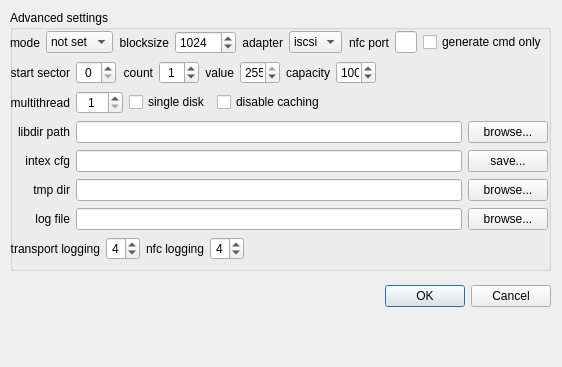
<?xml version="1.0" encoding="UTF-8"?>
<ui version="4.0">
 <class>Advanced</class>
 <widget class="QDialog" name="Advanced">
  <property name="geometry">
   <rect>
    <x>0</x>
    <y>0</y>
    <width>562</width>
    <height>367</height>
   </rect>
  </property>
  <property name="windowTitle">
   <string>Advanced</string>
  </property>
  <widget class="QDialogButtonBox" name="buttonBox">
   <property name="geometry">
    <rect>
     <x>10</x>
     <y>280</y>
     <width>541</width>
     <height>32</height>
    </rect>
   </property>
   <property name="orientation">
    <enum>Qt::Horizontal</enum>
   </property>
   <property name="standardButtons">
    <set>QDialogButtonBox::Cancel|QDialogButtonBox::Ok</set>
   </property>
  </widget>
  <widget class="QGroupBox" name="groupBox">
   <property name="geometry">
    <rect>
     <x>10</x>
     <y>10</y>
     <width>541</width>
     <height>261</height>
    </rect>
   </property>
   <property name="title">
    <string>Advanced settings</string>
   </property>
   <widget class="QWidget" name="layoutWidget">
    <property name="geometry">
     <rect>
      <x>0</x>
      <y>20</y>
      <width>538</width>
      <height>232</height>
     </rect>
    </property>
    <layout class="QVBoxLayout" name="verticalLayout">
     <item>
      <layout class="QHBoxLayout" name="horizontalLayout">
       <item>
        <widget class="QLabel" name="modeLabel">
         <property name="sizePolicy">
          <sizepolicy hsizetype="Preferred" vsizetype="Preferred">
           <horstretch>0</horstretch>
           <verstretch>0</verstretch>
          </sizepolicy>
         </property>
         <property name="text">
          <string>mode</string>
         </property>
         <property name="alignment">
          <set>Qt::AlignRight|Qt::AlignTrailing|Qt::AlignVCenter</set>
         </property>
         <property name="wordWrap">
          <bool>false</bool>
         </property>
         <property name="margin">
          <number>3</number>
         </property>
        </widget>
       </item>
       <item>
        <widget class="QComboBox" name="modeCombo">
         <property name="sizePolicy">
          <sizepolicy hsizetype="Preferred" vsizetype="Fixed">
           <horstretch>0</horstretch>
           <verstretch>0</verstretch>
          </sizepolicy>
         </property>
         <item>
          <property name="text">
           <string>not set</string>
          </property>
         </item>
         <item>
          <property name="text">
           <string>nbd</string>
          </property>
         </item>
         <item>
          <property name="text">
           <string>nbdssl</string>
          </property>
         </item>
         <item>
          <property name="text">
           <string>hotadd</string>
          </property>
         </item>
         <item>
          <property name="text">
           <string>san</string>
          </property>
         </item>
        </widget>
       </item>
       <item>
        <widget class="QLabel" name="blocksizeLabel">
         <property name="sizePolicy">
          <sizepolicy hsizetype="Preferred" vsizetype="Preferred">
           <horstretch>0</horstretch>
           <verstretch>0</verstretch>
          </sizepolicy>
         </property>
         <property name="text">
          <string>blocksize</string>
         </property>
         <property name="alignment">
          <set>Qt::AlignRight|Qt::AlignTrailing|Qt::AlignVCenter</set>
         </property>
         <property name="wordWrap">
          <bool>false</bool>
         </property>
         <property name="margin">
          <number>3</number>
         </property>
        </widget>
       </item>
       <item>
        <widget class="QSpinBox" name="blocksizeSpin">
         <property name="sizePolicy">
          <sizepolicy hsizetype="Minimum" vsizetype="Fixed">
           <horstretch>0</horstretch>
           <verstretch>0</verstretch>
          </sizepolicy>
         </property>
         <property name="maximum">
          <number>10240</number>
         </property>
         <property name="value">
          <number>1024</number>
         </property>
        </widget>
       </item>
       <item>
        <widget class="QLabel" name="adapterLabel">
         <property name="sizePolicy">
          <sizepolicy hsizetype="Preferred" vsizetype="Preferred">
           <horstretch>0</horstretch>
           <verstretch>0</verstretch>
          </sizepolicy>
         </property>
         <property name="text">
          <string>adapter</string>
         </property>
         <property name="alignment">
          <set>Qt::AlignRight|Qt::AlignTrailing|Qt::AlignVCenter</set>
         </property>
         <property name="wordWrap">
          <bool>false</bool>
         </property>
         <property name="margin">
          <number>3</number>
         </property>
        </widget>
       </item>
       <item>
        <widget class="QComboBox" name="adapterSpin">
         <property name="sizePolicy">
          <sizepolicy hsizetype="Preferred" vsizetype="Fixed">
           <horstretch>0</horstretch>
           <verstretch>0</verstretch>
          </sizepolicy>
         </property>
         <item>
          <property name="text">
           <string>iscsi</string>
          </property>
         </item>
         <item>
          <property name="text">
           <string>ide</string>
          </property>
         </item>
        </widget>
       </item>
       <item>
        <widget class="QLabel" name="nfcPortLabel">
         <property name="sizePolicy">
          <sizepolicy hsizetype="Preferred" vsizetype="Preferred">
           <horstretch>0</horstretch>
           <verstretch>0</verstretch>
          </sizepolicy>
         </property>
         <property name="text">
          <string>nfc port</string>
         </property>
         <property name="alignment">
          <set>Qt::AlignRight|Qt::AlignTrailing|Qt::AlignVCenter</set>
         </property>
         <property name="wordWrap">
          <bool>false</bool>
         </property>
         <property name="margin">
          <number>3</number>
         </property>
        </widget>
       </item>
       <item>
        <widget class="QLineEdit" name="nfcPortEdit">
         <property name="sizePolicy">
          <sizepolicy hsizetype="Expanding" vsizetype="Fixed">
           <horstretch>0</horstretch>
           <verstretch>0</verstretch>
          </sizepolicy>
         </property>
         <property name="maximumSize">
          <size>
           <width>40</width>
           <height>16777215</height>
          </size>
         </property>
         <property name="inputMethodHints">
          <set>Qt::ImhDigitsOnly</set>
         </property>
         <property name="text">
          <string/>
         </property>
         <property name="maxLength">
          <number>5</number>
         </property>
         <property name="alignment">
          <set>Qt::AlignLeading|Qt::AlignLeft|Qt::AlignVCenter</set>
         </property>
        </widget>
       </item>
       <item>
        <widget class="QCheckBox" name="generateCmdCheck">
         <property name="text">
          <string>generate cmd only</string>
         </property>
        </widget>
       </item>
       <item>
        <spacer name="horizontalSpacer_2">
         <property name="orientation">
          <enum>Qt::Horizontal</enum>
         </property>
         <property name="sizeHint" stdset="0">
          <size>
           <width>40</width>
           <height>20</height>
          </size>
         </property>
        </spacer>
       </item>
      </layout>
     </item>
     <item>
      <layout class="QHBoxLayout" name="horizontalLayout_2">
       <item>
        <widget class="QLabel" name="startSectorLabel">
         <property name="sizePolicy">
          <sizepolicy hsizetype="Preferred" vsizetype="Preferred">
           <horstretch>0</horstretch>
           <verstretch>0</verstretch>
          </sizepolicy>
         </property>
         <property name="maximumSize">
          <size>
           <width>70</width>
           <height>16777215</height>
          </size>
         </property>
         <property name="text">
          <string>start sector</string>
         </property>
         <property name="alignment">
          <set>Qt::AlignRight|Qt::AlignTrailing|Qt::AlignVCenter</set>
         </property>
         <property name="wordWrap">
          <bool>false</bool>
         </property>
         <property name="margin">
          <number>3</number>
         </property>
        </widget>
       </item>
       <item>
        <widget class="QSpinBox" name="startSectorSpin">
         <property name="sizePolicy">
          <sizepolicy hsizetype="Minimum" vsizetype="Fixed">
           <horstretch>0</horstretch>
           <verstretch>0</verstretch>
          </sizepolicy>
         </property>
         <property name="maximumSize">
          <size>
           <width>40</width>
           <height>16777215</height>
          </size>
         </property>
         <property name="alignment">
          <set>Qt::AlignCenter</set>
         </property>
         <property name="maximum">
          <number>2147483647</number>
         </property>
         <property name="value">
          <number>0</number>
         </property>
        </widget>
       </item>
       <item>
        <widget class="QLabel" name="contLabel">
         <property name="sizePolicy">
          <sizepolicy hsizetype="Preferred" vsizetype="Preferred">
           <horstretch>0</horstretch>
           <verstretch>0</verstretch>
          </sizepolicy>
         </property>
         <property name="maximumSize">
          <size>
           <width>40</width>
           <height>16777215</height>
          </size>
         </property>
         <property name="text">
          <string>count</string>
         </property>
         <property name="alignment">
          <set>Qt::AlignRight|Qt::AlignTrailing|Qt::AlignVCenter</set>
         </property>
         <property name="wordWrap">
          <bool>false</bool>
         </property>
         <property name="margin">
          <number>3</number>
         </property>
        </widget>
       </item>
       <item>
        <widget class="QSpinBox" name="countSpin">
         <property name="sizePolicy">
          <sizepolicy hsizetype="Minimum" vsizetype="Fixed">
           <horstretch>0</horstretch>
           <verstretch>0</verstretch>
          </sizepolicy>
         </property>
         <property name="maximumSize">
          <size>
           <width>40</width>
           <height>16777215</height>
          </size>
         </property>
         <property name="alignment">
          <set>Qt::AlignCenter</set>
         </property>
         <property name="maximum">
          <number>2147483647</number>
         </property>
         <property name="value">
          <number>1</number>
         </property>
        </widget>
       </item>
       <item>
        <widget class="QLabel" name="valLabel">
         <property name="sizePolicy">
          <sizepolicy hsizetype="Preferred" vsizetype="Preferred">
           <horstretch>0</horstretch>
           <verstretch>0</verstretch>
          </sizepolicy>
         </property>
         <property name="maximumSize">
          <size>
           <width>40</width>
           <height>16777215</height>
          </size>
         </property>
         <property name="text">
          <string>value</string>
         </property>
         <property name="alignment">
          <set>Qt::AlignRight|Qt::AlignTrailing|Qt::AlignVCenter</set>
         </property>
         <property name="wordWrap">
          <bool>false</bool>
         </property>
         <property name="margin">
          <number>3</number>
         </property>
        </widget>
       </item>
       <item>
        <widget class="QSpinBox" name="valSpin">
         <property name="sizePolicy">
          <sizepolicy hsizetype="Minimum" vsizetype="Fixed">
           <horstretch>0</horstretch>
           <verstretch>0</verstretch>
          </sizepolicy>
         </property>
         <property name="maximumSize">
          <size>
           <width>40</width>
           <height>16777215</height>
          </size>
         </property>
         <property name="alignment">
          <set>Qt::AlignCenter</set>
         </property>
         <property name="maximum">
          <number>255</number>
         </property>
         <property name="value">
          <number>255</number>
         </property>
        </widget>
       </item>
       <item>
        <widget class="QLabel" name="capacityLabel">
         <property name="sizePolicy">
          <sizepolicy hsizetype="Preferred" vsizetype="Preferred">
           <horstretch>0</horstretch>
           <verstretch>0</verstretch>
          </sizepolicy>
         </property>
         <property name="maximumSize">
          <size>
           <width>60</width>
           <height>16777215</height>
          </size>
         </property>
         <property name="text">
          <string>capacity</string>
         </property>
         <property name="alignment">
          <set>Qt::AlignRight|Qt::AlignTrailing|Qt::AlignVCenter</set>
         </property>
         <property name="wordWrap">
          <bool>false</bool>
         </property>
         <property name="margin">
          <number>3</number>
         </property>
        </widget>
       </item>
       <item>
        <widget class="QSpinBox" name="capacitySpin">
         <property name="sizePolicy">
          <sizepolicy hsizetype="Minimum" vsizetype="Fixed">
           <horstretch>0</horstretch>
           <verstretch>0</verstretch>
          </sizepolicy>
         </property>
         <property name="maximumSize">
          <size>
           <width>40</width>
           <height>16777215</height>
          </size>
         </property>
         <property name="alignment">
          <set>Qt::AlignCenter</set>
         </property>
         <property name="maximum">
          <number>2147483647</number>
         </property>
         <property name="value">
          <number>100</number>
         </property>
        </widget>
       </item>
       <item>
        <spacer name="horizontalSpacer">
         <property name="orientation">
          <enum>Qt::Horizontal</enum>
         </property>
         <property name="sizeHint" stdset="0">
          <size>
           <width>40</width>
           <height>20</height>
          </size>
         </property>
        </spacer>
       </item>
      </layout>
     </item>
     <item>
      <layout class="QHBoxLayout" name="horizontalLayout_3">
       <item>
        <widget class="QLabel" name="multithreadLabel">
         <property name="sizePolicy">
          <sizepolicy hsizetype="Preferred" vsizetype="Preferred">
           <horstretch>0</horstretch>
           <verstretch>0</verstretch>
          </sizepolicy>
         </property>
         <property name="maximumSize">
          <size>
           <width>60</width>
           <height>16777215</height>
          </size>
         </property>
         <property name="text">
          <string>multithread</string>
         </property>
         <property name="alignment">
          <set>Qt::AlignRight|Qt::AlignTrailing|Qt::AlignVCenter</set>
         </property>
         <property name="wordWrap">
          <bool>false</bool>
         </property>
         <property name="margin">
          <number>3</number>
         </property>
        </widget>
       </item>
       <item>
        <widget class="QSpinBox" name="multithreadSpin">
         <property name="sizePolicy">
          <sizepolicy hsizetype="Minimum" vsizetype="Fixed">
           <horstretch>0</horstretch>
           <verstretch>0</verstretch>
          </sizepolicy>
         </property>
         <property name="alignment">
          <set>Qt::AlignCenter</set>
         </property>
         <property name="minimum">
          <number>1</number>
         </property>
         <property name="maximum">
          <number>255</number>
         </property>
         <property name="value">
          <number>1</number>
         </property>
        </widget>
       </item>
       <item>
        <widget class="QCheckBox" name="singleCheck">
         <property name="text">
          <string>single disk</string>
         </property>
         <property name="shortcut">
          <string/>
         </property>
        </widget>
       </item>
       <item>
        <widget class="QCheckBox" name="disableCacheCheck">
         <property name="text">
          <string>disable caching</string>
         </property>
         <property name="shortcut">
          <string/>
         </property>
        </widget>
       </item>
       <item>
        <spacer name="horizontalSpacer_3">
         <property name="orientation">
          <enum>Qt::Horizontal</enum>
         </property>
         <property name="sizeHint" stdset="0">
          <size>
           <width>40</width>
           <height>20</height>
          </size>
         </property>
        </spacer>
       </item>
      </layout>
     </item>
     <item>
      <layout class="QHBoxLayout" name="horizontalLayout_4">
       <item>
        <widget class="QLabel" name="libdirLabel">
         <property name="sizePolicy">
          <sizepolicy hsizetype="Expanding" vsizetype="Preferred">
           <horstretch>0</horstretch>
           <verstretch>0</verstretch>
          </sizepolicy>
         </property>
         <property name="maximumSize">
          <size>
           <width>60</width>
           <height>16777215</height>
          </size>
         </property>
         <property name="text">
          <string>libdir path</string>
         </property>
         <property name="alignment">
          <set>Qt::AlignRight|Qt::AlignTrailing|Qt::AlignVCenter</set>
         </property>
         <property name="wordWrap">
          <bool>false</bool>
         </property>
         <property name="margin">
          <number>3</number>
         </property>
        </widget>
       </item>
       <item>
        <widget class="QLineEdit" name="libdirEdit">
         <property name="sizePolicy">
          <sizepolicy hsizetype="Expanding" vsizetype="Fixed">
           <horstretch>0</horstretch>
           <verstretch>0</verstretch>
          </sizepolicy>
         </property>
         <property name="text">
          <string/>
         </property>
        </widget>
       </item>
       <item>
        <widget class="QPushButton" name="libdirBrowseButton">
         <property name="sizePolicy">
          <sizepolicy hsizetype="Expanding" vsizetype="Fixed">
           <horstretch>0</horstretch>
           <verstretch>0</verstretch>
          </sizepolicy>
         </property>
         <property name="maximumSize">
          <size>
           <width>80</width>
           <height>16777215</height>
          </size>
         </property>
         <property name="text">
          <string>browse...</string>
         </property>
        </widget>
       </item>
      </layout>
     </item>
     <item>
      <layout class="QHBoxLayout" name="horizontalLayout_9">
       <item>
        <widget class="QLabel" name="initexDirLabel">
         <property name="sizePolicy">
          <sizepolicy hsizetype="Expanding" vsizetype="Preferred">
           <horstretch>0</horstretch>
           <verstretch>0</verstretch>
          </sizepolicy>
         </property>
         <property name="maximumSize">
          <size>
           <width>60</width>
           <height>16777215</height>
          </size>
         </property>
         <property name="text">
          <string>intex cfg</string>
         </property>
         <property name="alignment">
          <set>Qt::AlignRight|Qt::AlignTrailing|Qt::AlignVCenter</set>
         </property>
         <property name="wordWrap">
          <bool>false</bool>
         </property>
         <property name="margin">
          <number>3</number>
         </property>
        </widget>
       </item>
       <item>
        <widget class="QLineEdit" name="initexDirEdit">
         <property name="sizePolicy">
          <sizepolicy hsizetype="Expanding" vsizetype="Fixed">
           <horstretch>0</horstretch>
           <verstretch>0</verstretch>
          </sizepolicy>
         </property>
         <property name="text">
          <string/>
         </property>
        </widget>
       </item>
       <item>
        <widget class="QPushButton" name="initexCfgBrowseButton">
         <property name="sizePolicy">
          <sizepolicy hsizetype="Expanding" vsizetype="Fixed">
           <horstretch>0</horstretch>
           <verstretch>0</verstretch>
          </sizepolicy>
         </property>
         <property name="maximumSize">
          <size>
           <width>80</width>
           <height>16777215</height>
          </size>
         </property>
         <property name="text">
          <string>save...</string>
         </property>
        </widget>
       </item>
      </layout>
     </item>
     <item>
      <layout class="QHBoxLayout" name="horizontalLayout_5">
       <item>
        <widget class="QLabel" name="tmpdirLabel">
         <property name="sizePolicy">
          <sizepolicy hsizetype="Expanding" vsizetype="Preferred">
           <horstretch>0</horstretch>
           <verstretch>0</verstretch>
          </sizepolicy>
         </property>
         <property name="maximumSize">
          <size>
           <width>60</width>
           <height>16777215</height>
          </size>
         </property>
         <property name="text">
          <string>tmp dir</string>
         </property>
         <property name="alignment">
          <set>Qt::AlignRight|Qt::AlignTrailing|Qt::AlignVCenter</set>
         </property>
         <property name="wordWrap">
          <bool>false</bool>
         </property>
         <property name="margin">
          <number>3</number>
         </property>
        </widget>
       </item>
       <item>
        <widget class="QLineEdit" name="tmpdirEdit">
         <property name="sizePolicy">
          <sizepolicy hsizetype="Expanding" vsizetype="Fixed">
           <horstretch>0</horstretch>
           <verstretch>0</verstretch>
          </sizepolicy>
         </property>
         <property name="text">
          <string/>
         </property>
        </widget>
       </item>
       <item>
        <widget class="QPushButton" name="tmpdirBrowseButton">
         <property name="sizePolicy">
          <sizepolicy hsizetype="Expanding" vsizetype="Fixed">
           <horstretch>0</horstretch>
           <verstretch>0</verstretch>
          </sizepolicy>
         </property>
         <property name="maximumSize">
          <size>
           <width>80</width>
           <height>16777215</height>
          </size>
         </property>
         <property name="text">
          <string>browse...</string>
         </property>
        </widget>
       </item>
      </layout>
     </item>
     <item>
      <layout class="QHBoxLayout" name="horizontalLayout_6">
       <item>
        <widget class="QLabel" name="logfileLabel">
         <property name="sizePolicy">
          <sizepolicy hsizetype="Expanding" vsizetype="Preferred">
           <horstretch>0</horstretch>
           <verstretch>0</verstretch>
          </sizepolicy>
         </property>
         <property name="maximumSize">
          <size>
           <width>60</width>
           <height>16777215</height>
          </size>
         </property>
         <property name="text">
          <string>log file</string>
         </property>
         <property name="alignment">
          <set>Qt::AlignRight|Qt::AlignTrailing|Qt::AlignVCenter</set>
         </property>
         <property name="wordWrap">
          <bool>false</bool>
         </property>
         <property name="margin">
          <number>3</number>
         </property>
        </widget>
       </item>
       <item>
        <widget class="QLineEdit" name="lofileEdit">
         <property name="sizePolicy">
          <sizepolicy hsizetype="Expanding" vsizetype="Fixed">
           <horstretch>0</horstretch>
           <verstretch>0</verstretch>
          </sizepolicy>
         </property>
         <property name="text">
          <string/>
         </property>
        </widget>
       </item>
       <item>
        <widget class="QPushButton" name="logfileBrowseButton">
         <property name="sizePolicy">
          <sizepolicy hsizetype="Expanding" vsizetype="Fixed">
           <horstretch>0</horstretch>
           <verstretch>0</verstretch>
          </sizepolicy>
         </property>
         <property name="maximumSize">
          <size>
           <width>80</width>
           <height>16777215</height>
          </size>
         </property>
         <property name="text">
          <string>browse...</string>
         </property>
        </widget>
       </item>
      </layout>
     </item>
     <item>
      <layout class="QHBoxLayout" name="horizontalLayout_7">
       <item>
        <widget class="QLabel" name="transportloggingLabel">
         <property name="sizePolicy">
          <sizepolicy hsizetype="Preferred" vsizetype="Preferred">
           <horstretch>0</horstretch>
           <verstretch>0</verstretch>
          </sizepolicy>
         </property>
         <property name="text">
          <string>transport logging</string>
         </property>
         <property name="alignment">
          <set>Qt::AlignRight|Qt::AlignTrailing|Qt::AlignVCenter</set>
         </property>
         <property name="wordWrap">
          <bool>false</bool>
         </property>
         <property name="margin">
          <number>3</number>
         </property>
        </widget>
       </item>
       <item>
        <widget class="QSpinBox" name="transportLoggingSpin">
         <property name="sizePolicy">
          <sizepolicy hsizetype="Minimum" vsizetype="Fixed">
           <horstretch>0</horstretch>
           <verstretch>0</verstretch>
          </sizepolicy>
         </property>
         <property name="alignment">
          <set>Qt::AlignCenter</set>
         </property>
         <property name="maximum">
          <number>6</number>
         </property>
         <property name="value">
          <number>4</number>
         </property>
        </widget>
       </item>
       <item>
        <widget class="QLabel" name="nfcloggingLabel">
         <property name="sizePolicy">
          <sizepolicy hsizetype="Preferred" vsizetype="Preferred">
           <horstretch>0</horstretch>
           <verstretch>0</verstretch>
          </sizepolicy>
         </property>
         <property name="text">
          <string>nfc logging</string>
         </property>
         <property name="alignment">
          <set>Qt::AlignRight|Qt::AlignTrailing|Qt::AlignVCenter</set>
         </property>
         <property name="wordWrap">
          <bool>false</bool>
         </property>
         <property name="margin">
          <number>3</number>
         </property>
        </widget>
       </item>
       <item>
        <widget class="QSpinBox" name="nfcLoggingSpin">
         <property name="sizePolicy">
          <sizepolicy hsizetype="Minimum" vsizetype="Fixed">
           <horstretch>0</horstretch>
           <verstretch>0</verstretch>
          </sizepolicy>
         </property>
         <property name="alignment">
          <set>Qt::AlignCenter</set>
         </property>
         <property name="maximum">
          <number>6</number>
         </property>
         <property name="value">
          <number>4</number>
         </property>
        </widget>
       </item>
       <item>
        <spacer name="horizontalSpacer_4">
         <property name="orientation">
          <enum>Qt::Horizontal</enum>
         </property>
         <property name="sizeHint" stdset="0">
          <size>
           <width>40</width>
           <height>20</height>
          </size>
         </property>
        </spacer>
       </item>
      </layout>
     </item>
    </layout>
   </widget>
  </widget>
 </widget>
 <resources/>
 <connections>
  <connection>
   <sender>buttonBox</sender>
   <signal>accepted()</signal>
   <receiver>Advanced</receiver>
   <slot>accept()</slot>
   <hints>
    <hint type="sourcelabel">
     <x>248</x>
     <y>254</y>
    </hint>
    <hint type="destinationlabel">
     <x>157</x>
     <y>274</y>
    </hint>
   </hints>
  </connection>
  <connection>
   <sender>buttonBox</sender>
   <signal>rejected()</signal>
   <receiver>Advanced</receiver>
   <slot>reject()</slot>
   <hints>
    <hint type="sourcelabel">
     <x>316</x>
     <y>260</y>
    </hint>
    <hint type="destinationlabel">
     <x>286</x>
     <y>274</y>
    </hint>
   </hints>
  </connection>
 </connections>
</ui>
